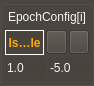
<?xml version="1.0" encoding="UTF-8"?>
<ui version="4.0">
 <author>Pho Hale</author>
 <class>epochRenderConfigWidget</class>
 <widget class="QWidget" name="epochRenderConfigWidget">
  <property name="geometry">
   <rect>
    <x>0</x>
    <y>0</y>
    <width>94</width>
    <height>80</height>
   </rect>
  </property>
  <property name="sizePolicy">
   <sizepolicy hsizetype="Minimum" vsizetype="Fixed">
    <horstretch>0</horstretch>
    <verstretch>0</verstretch>
   </sizepolicy>
  </property>
  <property name="minimumSize">
   <size>
    <width>50</width>
    <height>0</height>
   </size>
  </property>
  <property name="baseSize">
   <size>
    <width>50</width>
    <height>126</height>
   </size>
  </property>
  <property name="windowTitle">
   <string>EpochConfig</string>
  </property>
  <property name="styleSheet">
   <string notr="true">background-color: rgb(71, 58, 46);
border-color: rgb(207, 207, 207);
background-color: rgba(71, 65, 60, 180);
color: rgb(244, 244, 244);
border-color: rgb(0, 0, 0);</string>
  </property>
  <layout class="QGridLayout" name="gridLayout">
   <property name="leftMargin">
    <number>0</number>
   </property>
   <property name="topMargin">
    <number>0</number>
   </property>
   <property name="rightMargin">
    <number>0</number>
   </property>
   <property name="bottomMargin">
    <number>0</number>
   </property>
   <property name="spacing">
    <number>0</number>
   </property>
   <item row="0" column="0">
    <widget class="QGroupBox" name="groupBox">
     <property name="enabled">
      <bool>true</bool>
     </property>
     <property name="minimumSize">
      <size>
       <width>50</width>
       <height>0</height>
      </size>
     </property>
     <property name="maximumSize">
      <size>
       <width>160</width>
       <height>160</height>
      </size>
     </property>
     <property name="baseSize">
      <size>
       <width>50</width>
       <height>0</height>
      </size>
     </property>
     <property name="styleSheet">
      <string notr="true">QToolButton {
    color: rgb(244, 244, 244);
}
QToolButton:disabled {
    color: gray;
    background-color: gray;
    border: 1px black;
    border-style: outset;                
}
QToolButton:checked{
    color: rgb(255, 170, 0); 
    font: bold;
    border: 1px white;
    border-style: outset;
}
QToolButton:!checked{
    /*color: black; */
    /*background-color: green;*/
    /*border: 1px black;*/
    /*border-style: outset;*/
	/*border: 1px black;*/
    /*border-style: dashed;*/
}</string>
     </property>
     <property name="alignment">
      <set>Qt::AlignHCenter|Qt::AlignTop</set>
     </property>
     <property name="flat">
      <bool>false</bool>
     </property>
     <layout class="QVBoxLayout" name="verticalLayout">
      <property name="spacing">
       <number>2</number>
      </property>
      <property name="leftMargin">
       <number>2</number>
      </property>
      <property name="topMargin">
       <number>0</number>
      </property>
      <property name="rightMargin">
       <number>2</number>
      </property>
      <property name="bottomMargin">
       <number>4</number>
      </property>
      <item>
       <widget class="QPushButton" name="btnTitle">
        <property name="enabled">
         <bool>false</bool>
        </property>
        <property name="text">
         <string>EpochConfig[i]</string>
        </property>
        <property name="flat">
         <bool>true</bool>
        </property>
       </widget>
      </item>
      <item>
       <layout class="QHBoxLayout" name="horizontalLayout">
        <property name="spacing">
         <number>2</number>
        </property>
        <item>
         <widget class="QToolButton" name="chkbtnVisible">
          <property name="minimumSize">
           <size>
            <width>20</width>
            <height>25</height>
           </size>
          </property>
          <property name="baseSize">
           <size>
            <width>20</width>
            <height>25</height>
           </size>
          </property>
          <property name="styleSheet">
           <string notr="true">QToolButton {
    /*background-color: green;*/
    color: rgb(244, 244, 244);
    /*border: 2px green;*/
    /*border-radius: 22px;*/
    /*border-style: outset;*/
	/*border-style: inset;*/
}
QToolButton:disabled {
    color: gray;
    background-color: gray;
    border: 1px black;
    border-style: outset;                
}
QToolButton:checked{
    color: rgb(255, 170, 0); 
    /*font:  12px; */  
    font: bold;
    /*background-color: red;*/
    border: 1px white;
    border-style: outset;
}
QToolButton:!checked{
    /*color: black; */
    /*background-color: green;*/
    /*border: 1px black;*/
    /*border-style: outset;*/
	/*border-style: dashed;*/
}</string>
          </property>
          <property name="text">
           <string>Is Visible</string>
          </property>
          <property name="icon">
           <iconset resource="../../../../Resources/ActionIcons.qrc">
            <normaloff>:/State/Icons/actions/eye-close.png</normaloff>
            <normalon>:/State/Icons/actions/eye.png</normalon>:/State/Icons/actions/eye-close.png</iconset>
          </property>
          <property name="checkable">
           <bool>true</bool>
          </property>
          <property name="checked">
           <bool>true</bool>
          </property>
          <property name="popupMode">
           <enum>QToolButton::DelayedPopup</enum>
          </property>
          <property name="toolButtonStyle">
           <enum>Qt::ToolButtonIconOnly</enum>
          </property>
         </widget>
        </item>
        <item>
         <widget class="ColorButton" name="btnPenColor">
          <property name="enabled">
           <bool>true</bool>
          </property>
          <property name="minimumSize">
           <size>
            <width>10</width>
            <height>24</height>
           </size>
          </property>
          <property name="toolTip">
           <string>Pen Color</string>
          </property>
          <property name="text">
           <string/>
          </property>
         </widget>
        </item>
        <item>
         <widget class="ColorButton" name="btnFillColor">
          <property name="minimumSize">
           <size>
            <width>10</width>
            <height>24</height>
           </size>
          </property>
          <property name="toolTip">
           <string>Fill Color</string>
          </property>
          <property name="text">
           <string/>
          </property>
         </widget>
        </item>
       </layout>
      </item>
      <item>
       <layout class="QHBoxLayout" name="horizontalLayout_2">
        <property name="spacing">
         <number>2</number>
        </property>
        <item>
         <widget class="QDoubleSpinBox" name="doubleSpinBoxHeight">
          <property name="toolTip">
           <string>Height</string>
          </property>
          <property name="statusTip">
           <string>Height</string>
          </property>
          <property name="whatsThis">
           <string>Height</string>
          </property>
          <property name="frame">
           <bool>false</bool>
          </property>
          <property name="buttonSymbols">
           <enum>QAbstractSpinBox::NoButtons</enum>
          </property>
          <property name="keyboardTracking">
           <bool>false</bool>
          </property>
          <property name="decimals">
           <number>1</number>
          </property>
          <property name="value">
           <double>1.000000000000000</double>
          </property>
         </widget>
        </item>
        <item>
         <widget class="QDoubleSpinBox" name="doubleSpinBoxOffset">
          <property name="toolTip">
           <string>Position Offset</string>
          </property>
          <property name="statusTip">
           <string>Position Offset</string>
          </property>
          <property name="whatsThis">
           <string>Position Offset</string>
          </property>
          <property name="frame">
           <bool>false</bool>
          </property>
          <property name="buttonSymbols">
           <enum>QAbstractSpinBox::NoButtons</enum>
          </property>
          <property name="keyboardTracking">
           <bool>false</bool>
          </property>
          <property name="decimals">
           <number>1</number>
          </property>
          <property name="minimum">
           <double>-100.000000000000000</double>
          </property>
          <property name="maximum">
           <double>100.000000000000000</double>
          </property>
          <property name="value">
           <double>-5.000000000000000</double>
          </property>
         </widget>
        </item>
       </layout>
      </item>
     </layout>
    </widget>
   </item>
  </layout>
 </widget>
 <customwidgets>
  <customwidget>
   <class>ColorButton</class>
   <extends>QPushButton</extends>
   <header location="global">pyqtgraph.widgets.ColorButton</header>
  </customwidget>
 </customwidgets>
 <resources>
  <include location="../../../../Resources/ActionIcons.qrc"/>
 </resources>
 <connections/>
</ui>
